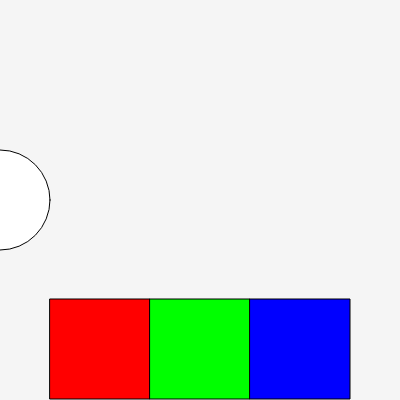
Frame 1 (no input)
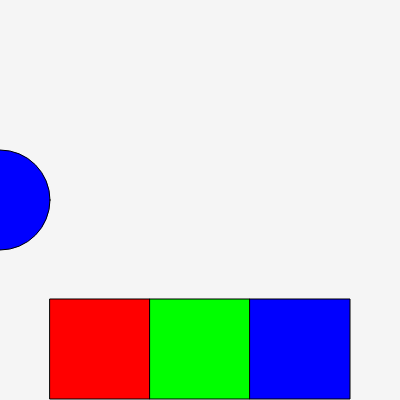
Frame 60 (no input)
Frame 120 (the mouse pressed at the canvas centre since frame 60): identical to frame 60, image omitted

The p5.js sketch that drew these frames (run headless with seeded random() and noise() and a simulated clock; from frame 60 on, the mouse is pressed at the canvas centre):

// p5.js sketch
// ── sketch.js
//stopstartHW
var iArray = [];
var currentType = ""; //it will be words
var bubble0; //declare bubble so you can color it and moving it

function setup()
{
  createCanvas(400, 400);
  iArray.push(new interface(50, 299, 100, "start")); //first box
  iArray.push(new interface(150, 299, 100, "stop")); //middle box
  iArray.push(new interface(250, 299, 100, "reset")); //last box

  bubble0 = new bubble(0, 200, 100); //making the ball
}

function draw()
{
  background(245);
  bubble0.display();

  for (var i = 0; i < iArray.length; i++) {
//i is declared as 0.
// as long as i is less than the length, i increases by one
//putting "iArray.length"
//is more fluid, so if the length changes, i is not hardcoded to stop at 3, or 4, or whatever current number it's on.
      var checking = iArray[i].check();

      var settingAlpha;
      if (checking == true) {
      console.log("currently over " + iArray[i].type)
          settingAlpha = 100;
      }else{
          settingAlpha = 255;
        }
      iArray[i].display(settingAlpha);
      }
  }

  //making ball start
  if (currentType == "start") {
    bubble0.move();
  }else if (currentType == "stop") {

  }else if (currentType == "reset") {
  bubble0.reset();

  }

function mousePressed(){
    for(var i = 0; i < iArray.length; i++) {
        var checkInterface = iArray[i].check();
        if(checkInterface == true){
          currentType = iArray[i].type;
          console.log("current type = " + currentType);
        }
    }
}


function interface(tempX, tempY, tempSize, tempType) {
    this.x = tempX;       //box x coord
    this.y = tempY;       //box y coord
    this.size = tempSize; //box size both x and y
    this.type = tempType; //start, stop or reset

    this.display = function (setAlpha) {
      if (this.type == "start") {
        fill(255, 0, 0, setAlpha);
      }else if (this.type == "stop") {
        fill(0, 255, 0, setAlpha);
      }else if (this.type == "reset") {
        fill(0, 0, 255, setAlpha);
      }

      rect(this.x, this.y, this.size, this.size);
    }

  this.check = function () {
      if (mouseX > this.x && mouseX < (this.x + this.size) && mouseY > this.y && mouseY < (this.y + this.size)){
        return true;
      }else {
        return false;
       }
  }
}
//creates bubble
function bubble(tempX, tempY, tempDiameter) {
    this.x = tempX;
    this.y = tempY;
    this.diameter = tempDiameter;

    this.display = function() {
      ellipse(this.x, this.y, this.diameter, this.diameter);
    }

    this.move = function() {
      this.x++; //will make the ball start moving
    }

    this.reset = function() {
      for (this.x > width; this.x = 0;) {
        this.x++; }
    }

    this.stop = function() {

    }

    this.checkPos = function() {
      if (this.x > width) {
          return true;
      }else {
        return false;
      }
    }
}
